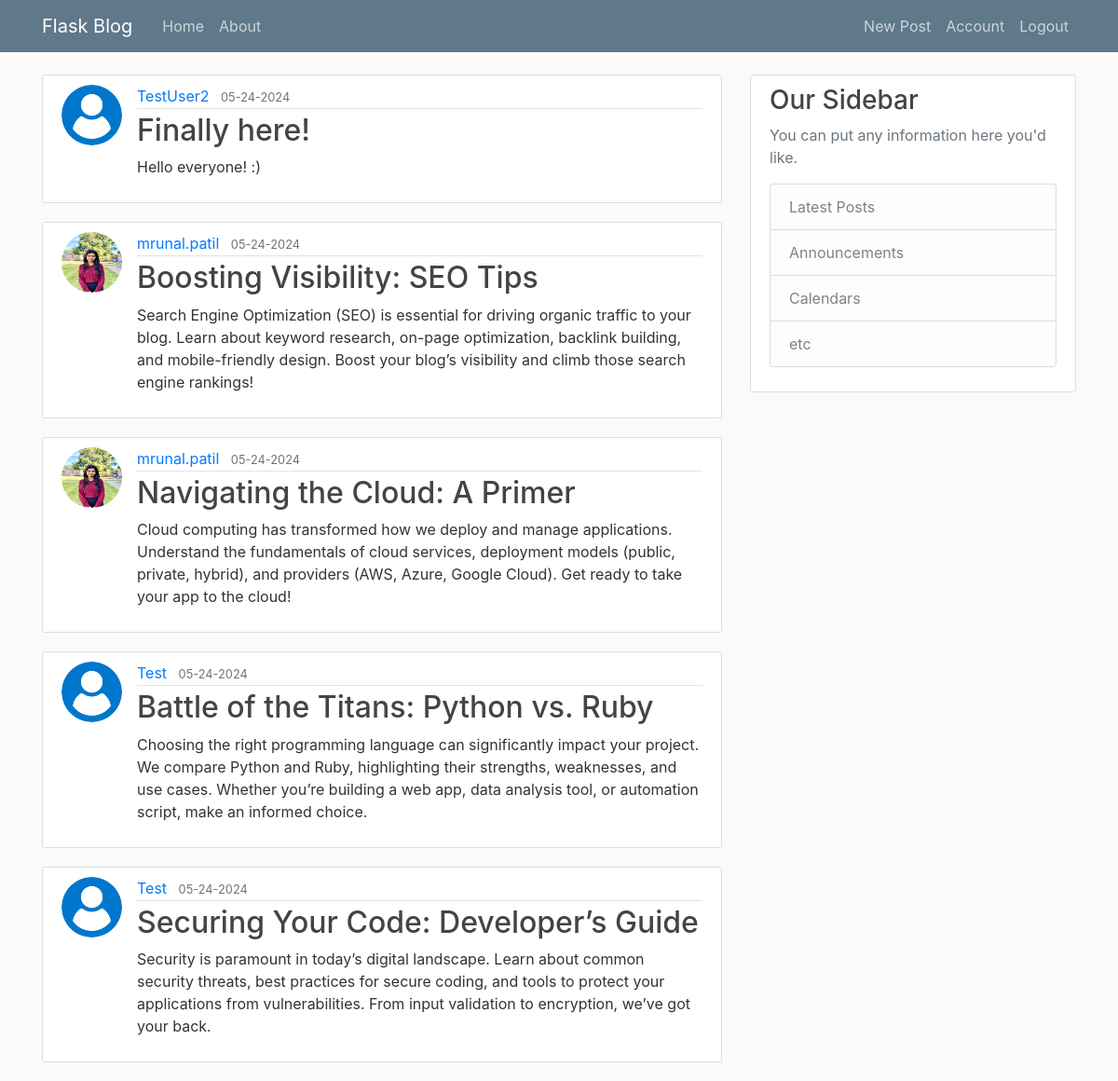
Screenshot of /home (signed in) with the database file from the repository.
### flaskblog/models.py (models this page shows, shortened)
class Post(db.Model):
    id = db.Column(db.Integer, primary_key=True)
    title = db.Column(db.String(100), nullable=False)
    date_posted = db.Column(db.DateTime, nullable=False, default=datetime.utcnow)
    content = db.Column(db.Text, nullable=False)
    user_id = db.Column(db.Integer, db.ForeignKey('user.id'), nullable=False)

class User(db.Model, UserMixin):
    id = db.Column(db.Integer, primary_key=True)
    username = db.Column(db.String(20), unique=True, nullable=False)
    email = db.Column(db.String(120), unique=True, nullable=False)
    image_file = db.Column(db.String(20), nullable=False, default='default.jpg')
    password = db.Column(db.String(60), nullable=False)
    posts = db.relationship('Post', backref='author', lazy=True)

### flaskblog/routes.py (the view)
@app.route("/")
@app.route("/home")
def home():
    page = request.args.get('page', 1, type=int)
    posts = Post.query.order_by(Post.date_posted.desc()).paginate(page=page, per_page=5)
    return render_template('home.html', posts=posts)

### flaskblog/models.py (called while the page is built)
@login_manager.user_loader
def load_user(user_id):
    return User.query.get(int(user_id))

### flaskblog/templates/home.html
{% extends "layout.html" %}
{%  block content %}
    {% for post in posts %}
        <article class="media content-section">
            <img class="rounded-circle article-img" src="{{ url_for('static', filename='profile_pics/' + post.author.image_file) }}">
            <div class="media-body">
            <div class="article-metadata">
                <a class="mr-2" href="#">{{ post.author.username }}</a>
                <small class="text-muted">{{ post.date_posted.strftime('%m-%d-%Y') }}</small>
            </div>
            <h2><a class="article-title" href="{{ url_for('post', post_id=post.id) }}">{{ post.title }}</a></h2>
            <p class="article-content">{{ post.content }}</p>
            </div>
        </article>
    {%  endfor %}
{%  endblock content %}

### flaskblog/static/main.css (style rules this page uses)
body { background: #fafafa; color: #333333; margin-top: 5rem; }
h1, h2, h3, h4, h5, h6 { color: #444444; }
.content-section { background: #ffffff; padding: 10px 20px; border: 1px solid #dddddd; border-radius: 3px; margin-bottom: 20px; }
.article-title { color: #444444; }
.article-content { white-space: pre-line; }
.article-img { height: 65px; width: 65px; margin-right: 16px; }
.article-metadata { padding-bottom: 1px; margin-bottom: 4px; border-bottom: 1px solid #e3e3e3 }

### rows the page displays
Post: image_file (placeholder picture), author.username "TestUser2", date_posted "05-24-2024", title "Finally here!", content "Hello everyone! :)"
Post: image_file (picture), author.username "mrunal.patil", date_posted "05-24-2024", title "Boosting Visibility: SEO Tips", content "Search Engine Optimization (SEO) is essential for driving organic traffic to your blog. Learn about keyword research, on-page optimization, backlink building, and mobile-friendly design. Boost your blog’s visibility and climb those search engine rankings!"
Post: image_file (picture), author.username "mrunal.patil", date_posted "05-24-2024", title "Navigating the Cloud: A Primer", content "Cloud computing has transformed how we deploy and manage applications. Understand the fundamentals of cloud services, deployment models (public, private, hybrid), and providers (AWS, Azure, Google Cloud). Get ready to take your app to the cloud!"
Post: image_file (placeholder picture), author.username "Test", date_posted "05-24-2024", title "Battle of the Titans: Python vs. Ruby", content "Choosing the right programming language can significantly impact your project. We compare Python and Ruby, highlighting their strengths, weaknesses, and use cases. Whether you’re building a web app, data analysis tool, or automation script, make an informed choice."
Post: image_file (placeholder picture), author.username "Test", date_posted "05-24-2024", title "Securing Your Code: Developer’s Guide", content "Security is paramount in today’s digital landscape. Learn about common security threats, best practices for secure coding, and tools to protect your applications from vulnerabilities. From input validation to encryption, we’ve got your back."
